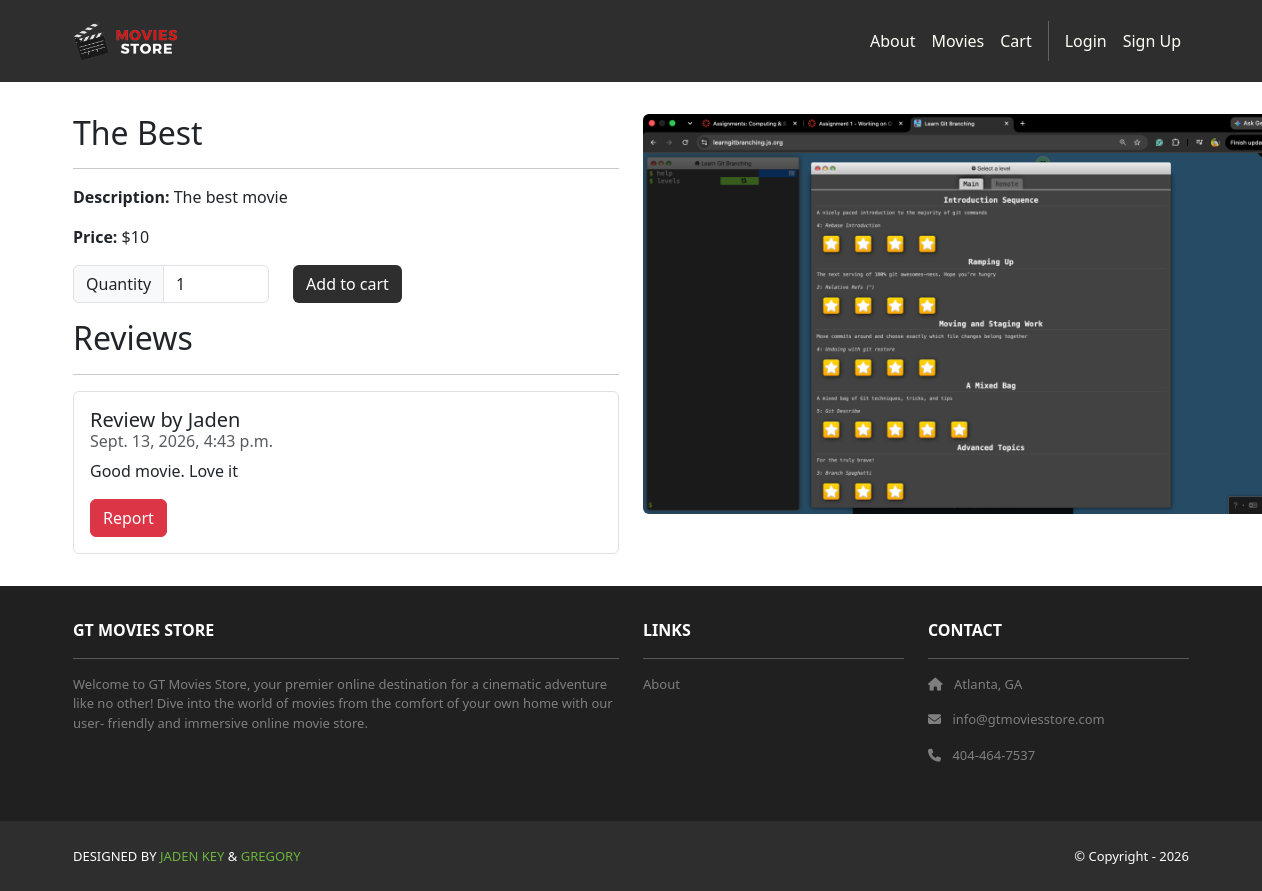
Page /movies/1/ on the earlier database version.
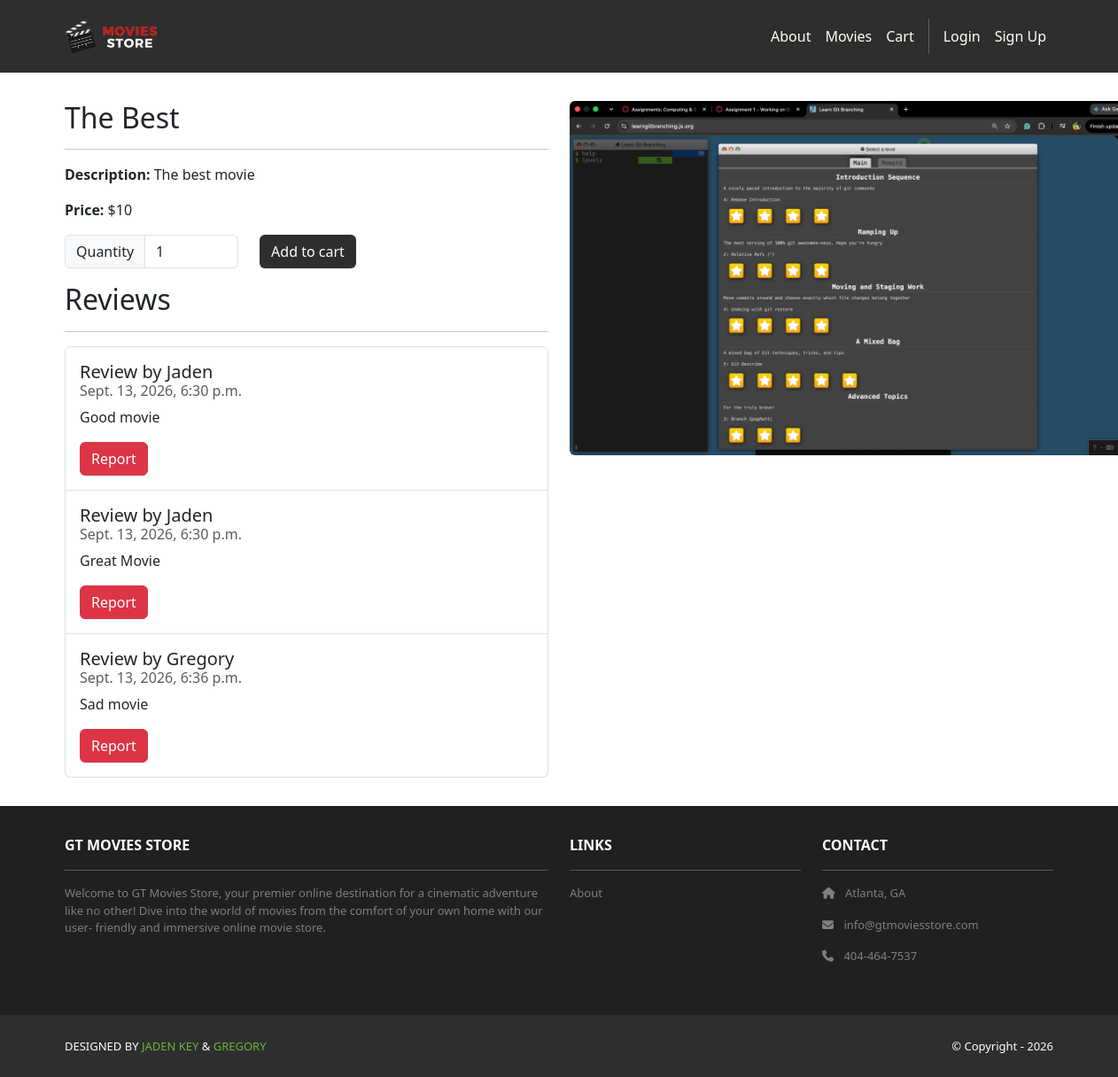
Same page on the later database version.
### movies/models.py (models this page shows, shortened)
class Review(models.Model):
    id = models.AutoField(primary_key=True)
    comment = models.CharField(max_length=255)
    date = models.DateTimeField(auto_now_add=True)
    movie = models.ForeignKey(Movie, on_delete=models.CASCADE)
    user = models.ForeignKey(User, on_delete=models.CASCADE)
    reports = models.IntegerField(default=0)

### movies/views.py (the view)
# urls.py: path('<int:id>/', views.show, name='movies.show'),
def show(request, id):
    movie = Movie.objects.get(id=id)
    reviews = Review.objects.filter(movie=movie)
    template_data = {}
    template_data['title'] = movie.name
    template_data['movie'] = movie
    template_data['reviews'] = reviews
    return render(request, 'movies/show.html',
                  {'template_data': template_data})

### movies/templates/movies/show.html (shortened to what this page needs)
{% extends 'base.html' %}
{% block content %}
{% load static %}
<div class="p-3">
  <div class="container">
    <div class="row mt-3">
      <div class="col-md-6 mx-auto mb-3">
        <h2>{{ template_data.movie.name }}</h2>
        <hr />
        <p><b>Description:</b> {{ template_data.movie.description }}</p>
        <b>Price:</b> ${{ template_data.movie.price }}
        <p class="card-text">
          <form method="post"
            action="{% url 'cart.add' id=template_data.movie.id %}">
            <div class="row">
              <div class="col-auto">
                <div class="input-group col-auto">
                  <div class="input-group-text">Quantity
                    </div>
                  <input type="number" min="1" max="10"
                    class="form-control quantity-input"
                    name="quantity" value="1">
                </div>
              </div>
              <div class="col-auto">
                <button class="btn bg-dark text-white"
                  type="submit">Add to cart</button>
              </div>
            </div>
          </form>
        </p>
        <h2>Reviews</h2>
        <hr />
        <ul class="list-group">
          {% for review in template_data.reviews %}
          <li class="list-group-item pb-3 pt-3">
            <h5 class="card-title">
              Review by {{ review.user.username }}
            </h5>
            <h6 class="card-subtitle mb-2 text-muted">
              {{ review.date }}
            </h6>
            <p class="card-text">{{ review.comment }}</p>
            {% if user != review.user %}
            <a class="btn btn-danger"
              href="{% url 'movies.report_review' id=template_data.movie.id review_id=review.id %}">Report
            </a>
            {% endif %}
          </li>
          {% endfor %}
        </ul>
      </div>
      <div class="col-md-6 mx-auto mb-3 text-center">
        <img src="{{ template_data.movie.image.url }}"
          class="rounded img-card-400" />
      </div>
    </div>
  </div>
</div>
{% endblock content %}

Differences in the rows shown:
removed Review: user.username "Jaden", date "Sept. 13, 2026, 4:43 p.m.", comment "Good movie. Love it", shows "Report"
added Review: user.username "Jaden", date "Sept. 13, 2026, 6:30 p.m.", comment "Good movie", shows "Report"
added Review: user.username "Jaden", date "Sept. 13, 2026, 6:30 p.m.", comment "Great Movie", shows "Report"
added Review: user.username "Gregory", date "Sept. 13, 2026, 6:36 p.m.", comment "Sad movie", shows "Report"
